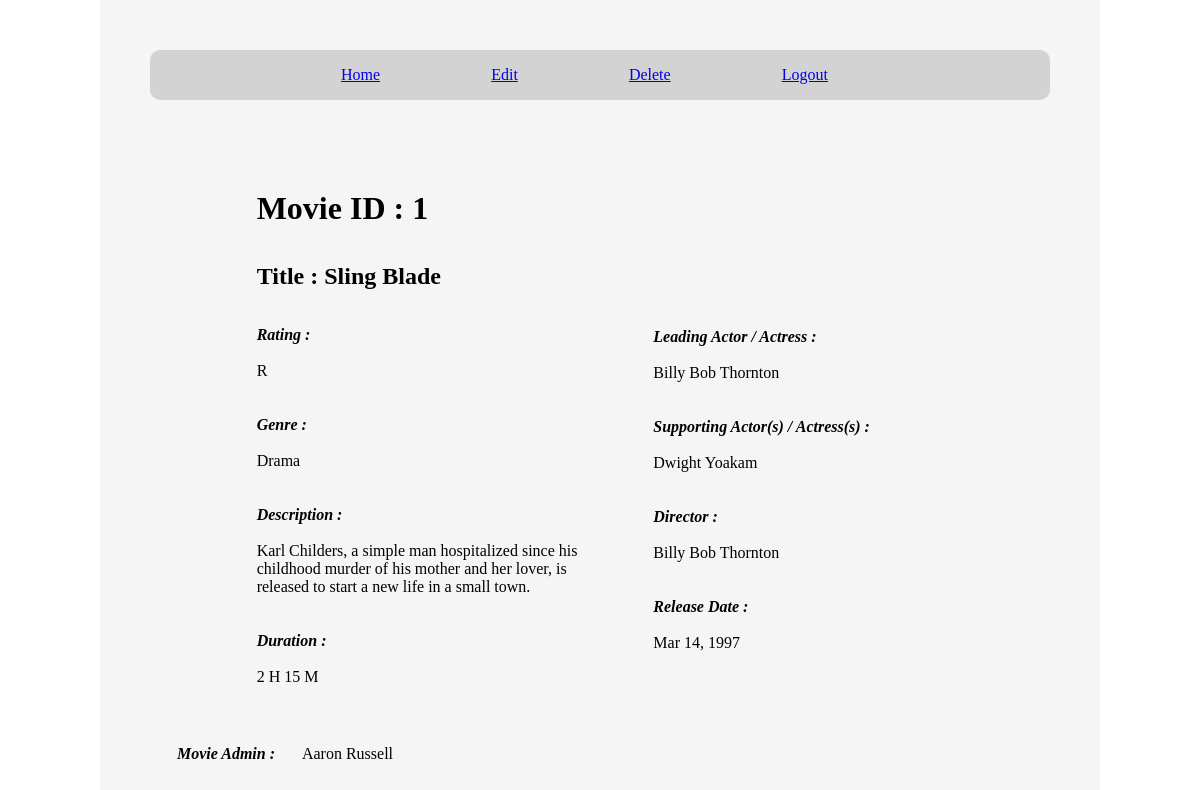
/movies/1 (signed in), run on the app's committed database.
### movie_app/models.py (models this page shows)
class Movie(models.Model):
    number = models.IntegerField()
    title = models.CharField(max_length = 100)
    rating = models.CharField(max_length = 10)
    genre = models.CharField(max_length = 100)
    description = models.TextField(max_length = 1000)
    duration = models.CharField(max_length = 10)
    leading_actor = models.CharField(max_length = 100)
    supporting_actor = models.CharField(max_length = 200)
    director = models.CharField(max_length = 200)
    release_date = models.DateTimeField()
    admin = models.ForeignKey(
        User, related_name = "movies_created", on_delete = models.CASCADE)
    created_at = models.DateTimeField(auto_now_add = True)
    updated_at = models.DateTimeField(auto_now = True)
    objects = MovieManager()

### login_app/models.py (models this page shows)
class User(models.Model):
    first_name = models.CharField(max_length = 255)
    last_name = models.CharField(max_length = 255)
    email_address = models.CharField(max_length = 255)
    password = models.CharField(max_length = 60)
    created_at = models.DateTimeField(auto_now_add=True)
    updated_at = models.DateTimeField(auto_now=True)
    objects = UserManager()

### movie_app/views.py (the view)
# urls.py: path('movies/<int:movie_id>', views.movie_info),
def movie_info(request, movie_id):
    user = User.objects.get(id = request.session['user_id'])
    movie = Movie.objects.get(id = movie_id)
    if user != movie.admin:
        messages.error(request, "Must be the Admin to delete this movie!")
        return redirect('/movies')
    context = {
        'movie': Movie.objects.get(id = movie_id),
        'user': User.objects.get(id = request.session['user_id'])
    }
    return render(request, "movie_info.html", context)

### movie_app/templates/movie_info.html (shortened to what this page needs)
<!DOCTYPE html>
<html lang="en">
<head>
</head>
<body>
    <div id="wrapper">
        <header>
            <div id="links">
                <a href="/movies">Home</a>
                <a href="/movies/{{movie.id}}/edit">Edit</a>
                <a href="/movies/{{movie.id}}/confirm">Delete</a>
                <a href="/users/logout">Logout</a><br>
            </div>
        </header>
        <main>
            <div id="side1">
                <h1>Movie ID : {{movie.number}}</h1><br>
                <br>
                <h2>Title : {{movie.title}}</h2><br>
                <br>
                <p class="list">Rating : </p><br><p>{{movie.rating}}</p><br>
                <br>
                <p class="list">Genre : </p><br><p>{{movie.genre}}</p><br>
                <br>
                <p class="list">Description : </p><br><p>{{movie.description}}</p><br>
                <br>
                <p class="list">Duration : </p><br><p>{{movie.duration}}</p><br>
            </div>
            <div id="side2">
                <p class="list">Leading Actor / Actress : </p><br><p>{{movie.leading_actor}}</p><br>
                <br>
                <p class="list">Supporting Actor(s) / Actress(s) : </p><br><p>{{movie.supporting_actor}}</p><br>
                <br>
                <p class="list">Director : </p><br><p>{{movie.director}}</p><br>
                <br>
                <p class="list">Release Date : </p><br>
                <p>{{movie.release_date|date:"M d, Y"}}</p>
            </div>
        </main>
        <footer>
            <p class="list">Movie Admin :</p>
            <p>{{movie.admin.first_name}} {{movie.admin.last_name}}</p>
        </footer>
    </div>
</body>
</html>

### movie_app/templates/movie_info.html (style rules this page uses)
* { padding: 0; margin: 0; vertical-align: top; box-sizing: border-box; }
#wrapper { width: 1000px; margin: 0 auto; padding: 50px; background-color: whitesmoke; }
header { width: 100%; height: 100px; }
#links { width: 100%; height: 50px; padding-left: 80px; background-color: lightgray; display: flex; justify-content: space-evenly; align-items: center; border-radius: 10px; }
main { width: 100%; padding-top: 40px; padding-left: 50px; display: flex; justify-content: space-evenly; }
#side1 { width: 40%; display: flex; flex-direction: column; justify-content: center; }
#side2 { width: 40%; padding-top: 85px; display: flex; flex-direction: column; justify-content: center; }
.list { font-style: italic; font-weight: bold; }
footer { width: 30%; height: 100px; display: flex; justify-content: space-evenly; align-items: center; }

### data on the page
Movie: number "1", title "Sling Blade", rating "R", genre "Drama", description "Karl Childers, a simple man hospitalized since his childhood murder of his mother and her lover, is released to start a new life in a small town.", duration "2 H 15 M", leading_actor "Billy Bob Thornton", supporting_actor "Dwight Yoakam", director "Billy Bob Thornton", release_date "Mar 14, 1997", admin.first_name "Aaron", admin.last_name "Russell"
